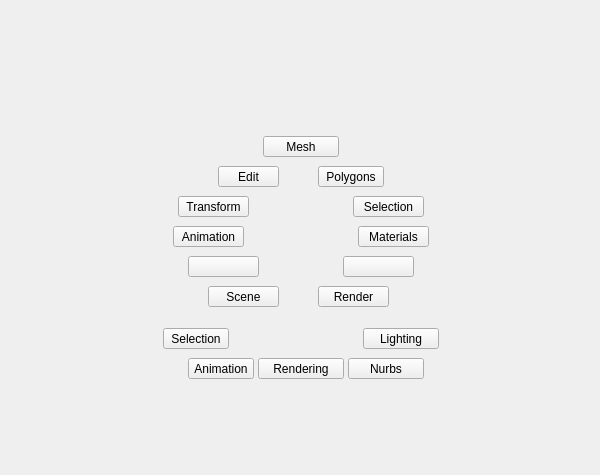
<?xml version="1.0" encoding="UTF-8"?>
<ui version="4.0">
 <class>QtUi</class>
 <widget class="QMainWindow" name="QtUi">
  <property name="enabled">
   <bool>true</bool>
  </property>
  <property name="geometry">
   <rect>
    <x>0</x>
    <y>0</y>
    <width>600</width>
    <height>475</height>
   </rect>
  </property>
  <property name="sizePolicy">
   <sizepolicy hsizetype="Ignored" vsizetype="Ignored">
    <horstretch>0</horstretch>
    <verstretch>0</verstretch>
   </sizepolicy>
  </property>
  <property name="minimumSize">
   <size>
    <width>600</width>
    <height>475</height>
   </size>
  </property>
  <property name="maximumSize">
   <size>
    <width>16777215</width>
    <height>16777215</height>
   </size>
  </property>
  <property name="toolButtonStyle">
   <enum>Qt::ToolButtonIconOnly</enum>
  </property>
  <property name="tabShape">
   <enum>QTabWidget::Triangular</enum>
  </property>
  <property name="dockNestingEnabled">
   <bool>true</bool>
  </property>
  <property name="dockOptions">
   <set>QMainWindow::AllowNestedDocks|QMainWindow::AllowTabbedDocks|QMainWindow::AnimatedDocks|QMainWindow::ForceTabbedDocks</set>
  </property>
  <widget class="QWidget" name="widget">
   <property name="sizePolicy">
    <sizepolicy hsizetype="Ignored" vsizetype="Ignored">
     <horstretch>0</horstretch>
     <verstretch>0</verstretch>
    </sizepolicy>
   </property>
   <layout class="QGridLayout" name="gridLayout">
    <item row="0" column="1">
     <widget class="QWidget" name="staticWindow" native="true">
      <layout class="QGridLayout" name="gridLayout_2">
       <property name="leftMargin">
        <number>0</number>
       </property>
       <property name="topMargin">
        <number>0</number>
       </property>
       <property name="rightMargin">
        <number>0</number>
       </property>
       <property name="bottomMargin">
        <number>0</number>
       </property>
       <property name="spacing">
        <number>0</number>
       </property>
       <item row="0" column="0">
        <layout class="QVBoxLayout" name="main_layout">
         <property name="spacing">
          <number>0</number>
         </property>
         <item>
          <spacer name="verticalSpacer_5">
           <property name="orientation">
            <enum>Qt::Vertical</enum>
           </property>
           <property name="sizeHint" stdset="0">
            <size>
             <width>20</width>
             <height>40</height>
            </size>
           </property>
          </spacer>
         </item>
         <item>
          <widget class="QWidget" name="widget_A" native="true">
           <property name="minimumSize">
            <size>
             <width>0</width>
             <height>150</height>
            </size>
           </property>
           <layout class="QVBoxLayout" name="verticalLayout_3">
            <property name="spacing">
             <number>0</number>
            </property>
            <property name="leftMargin">
             <number>0</number>
            </property>
            <property name="topMargin">
             <number>0</number>
            </property>
            <property name="rightMargin">
             <number>0</number>
            </property>
            <property name="bottomMargin">
             <number>0</number>
            </property>
            <item>
             <widget class="Region" name="region_A" native="true">
              <widget class="QPushButton" name="i001">
               <property name="geometry">
                <rect>
                 <x>105</x>
                 <y>120</y>
                 <width>76</width>
                 <height>21</height>
                </rect>
               </property>
               <property name="minimumSize">
                <size>
                 <width>0</width>
                 <height>21</height>
                </size>
               </property>
               <property name="maximumSize">
                <size>
                 <width>16777215</width>
                 <height>21</height>
                </size>
               </property>
               <property name="accessibleName">
                <string>mesh</string>
               </property>
               <property name="text">
                <string>Mesh</string>
               </property>
              </widget>
             </widget>
            </item>
           </layout>
          </widget>
         </item>
         <item>
          <widget class="QWidget" name="main" native="true">
           <property name="minimumSize">
            <size>
             <width>285</width>
             <height>142</height>
            </size>
           </property>
           <property name="maximumSize">
            <size>
             <width>999</width>
             <height>999</height>
            </size>
           </property>
           <widget class="QPushButton" name="i003">
            <property name="geometry">
             <rect>
              <x>50</x>
              <y>120</y>
              <width>71</width>
              <height>21</height>
             </rect>
            </property>
            <property name="minimumSize">
             <size>
              <width>0</width>
              <height>21</height>
             </size>
            </property>
            <property name="maximumSize">
             <size>
              <width>16777215</width>
              <height>21</height>
             </size>
            </property>
            <property name="accessibleName">
             <string>scene</string>
            </property>
            <property name="text">
             <string>Scene</string>
            </property>
           </widget>
           <widget class="QPushButton" name="i007">
            <property name="geometry">
             <rect>
              <x>60</x>
              <y>0</y>
              <width>61</width>
              <height>21</height>
             </rect>
            </property>
            <property name="minimumSize">
             <size>
              <width>0</width>
              <height>21</height>
             </size>
            </property>
            <property name="maximumSize">
             <size>
              <width>16777215</width>
              <height>21</height>
             </size>
            </property>
            <property name="accessibleName">
             <string>edit</string>
            </property>
            <property name="text">
             <string>Edit</string>
            </property>
           </widget>
           <widget class="QPushButton" name="i005">
            <property name="geometry">
             <rect>
              <x>160</x>
              <y>120</y>
              <width>71</width>
              <height>21</height>
             </rect>
            </property>
            <property name="minimumSize">
             <size>
              <width>0</width>
              <height>21</height>
             </size>
            </property>
            <property name="maximumSize">
             <size>
              <width>16777215</width>
              <height>21</height>
             </size>
            </property>
            <property name="accessibleName">
             <string>render</string>
            </property>
            <property name="text">
             <string>Render</string>
            </property>
           </widget>
           <widget class="QPushButton" name="i060">
            <property name="geometry">
             <rect>
              <x>20</x>
              <y>30</y>
              <width>71</width>
              <height>21</height>
             </rect>
            </property>
            <property name="minimumSize">
             <size>
              <width>0</width>
              <height>21</height>
             </size>
            </property>
            <property name="maximumSize">
             <size>
              <width>16777215</width>
              <height>21</height>
             </size>
            </property>
            <property name="accessibleName">
             <string>transform</string>
            </property>
            <property name="text">
             <string>Transform</string>
            </property>
           </widget>
           <widget class="QPushButton" name="i012">
            <property name="geometry">
             <rect>
              <x>200</x>
              <y>60</y>
              <width>71</width>
              <height>21</height>
             </rect>
            </property>
            <property name="minimumSize">
             <size>
              <width>0</width>
              <height>21</height>
             </size>
            </property>
            <property name="maximumSize">
             <size>
              <width>16777215</width>
              <height>21</height>
             </size>
            </property>
            <property name="accessibleName">
             <string>materials</string>
            </property>
            <property name="text">
             <string>Materials</string>
            </property>
           </widget>
           <widget class="QPushButton" name="i013">
            <property name="geometry">
             <rect>
              <x>15</x>
              <y>60</y>
              <width>71</width>
              <height>21</height>
             </rect>
            </property>
            <property name="minimumSize">
             <size>
              <width>0</width>
              <height>21</height>
             </size>
            </property>
            <property name="maximumSize">
             <size>
              <width>16777215</width>
              <height>21</height>
             </size>
            </property>
            <property name="accessibleName">
             <string>animation</string>
            </property>
            <property name="text">
             <string>Animation</string>
            </property>
           </widget>
           <widget class="QPushButton" name="i010">
            <property name="geometry">
             <rect>
              <x>160</x>
              <y>0</y>
              <width>66</width>
              <height>21</height>
             </rect>
            </property>
            <property name="minimumSize">
             <size>
              <width>0</width>
              <height>21</height>
             </size>
            </property>
            <property name="maximumSize">
             <size>
              <width>16777215</width>
              <height>21</height>
             </size>
            </property>
            <property name="accessibleName">
             <string>polygons</string>
            </property>
            <property name="text">
             <string>Polygons</string>
            </property>
           </widget>
           <widget class="QPushButton" name="i009">
            <property name="geometry">
             <rect>
              <x>195</x>
              <y>30</y>
              <width>71</width>
              <height>21</height>
             </rect>
            </property>
            <property name="minimumSize">
             <size>
              <width>0</width>
              <height>21</height>
             </size>
            </property>
            <property name="maximumSize">
             <size>
              <width>16777215</width>
              <height>21</height>
             </size>
            </property>
            <property name="accessibleName">
             <string>selection</string>
            </property>
            <property name="text">
             <string>Selection</string>
            </property>
           </widget>
           <widget class="QPushButton" name="i080">
            <property name="geometry">
             <rect>
              <x>185</x>
              <y>90</y>
              <width>71</width>
              <height>21</height>
             </rect>
            </property>
            <property name="minimumSize">
             <size>
              <width>0</width>
              <height>21</height>
             </size>
            </property>
            <property name="maximumSize">
             <size>
              <width>16777215</width>
              <height>21</height>
             </size>
            </property>
            <property name="text">
             <string/>
            </property>
           </widget>
           <widget class="QPushButton" name="i081">
            <property name="geometry">
             <rect>
              <x>30</x>
              <y>90</y>
              <width>71</width>
              <height>21</height>
             </rect>
            </property>
            <property name="minimumSize">
             <size>
              <width>0</width>
              <height>21</height>
             </size>
            </property>
            <property name="maximumSize">
             <size>
              <width>16777215</width>
              <height>21</height>
             </size>
            </property>
            <property name="text">
             <string/>
            </property>
           </widget>
          </widget>
         </item>
         <item>
          <widget class="QWidget" name="widget_B" native="true">
           <property name="minimumSize">
            <size>
             <width>0</width>
             <height>150</height>
            </size>
           </property>
           <layout class="QVBoxLayout" name="verticalLayout_4">
            <property name="spacing">
             <number>0</number>
            </property>
            <property name="leftMargin">
             <number>0</number>
            </property>
            <property name="topMargin">
             <number>0</number>
            </property>
            <property name="rightMargin">
             <number>0</number>
            </property>
            <property name="bottomMargin">
             <number>0</number>
            </property>
            <item>
             <widget class="Region" name="region_B" native="true">
              <widget class="QPushButton" name="i011">
               <property name="geometry">
                <rect>
                 <x>190</x>
                 <y>50</y>
                 <width>76</width>
                 <height>21</height>
                </rect>
               </property>
               <property name="minimumSize">
                <size>
                 <width>0</width>
                 <height>21</height>
                </size>
               </property>
               <property name="maximumSize">
                <size>
                 <width>16777215</width>
                 <height>21</height>
                </size>
               </property>
               <property name="accessibleName">
                <string>nurbs</string>
               </property>
               <property name="text">
                <string>Nurbs</string>
               </property>
              </widget>
              <widget class="QPushButton" name="i015">
               <property name="geometry">
                <rect>
                 <x>100</x>
                 <y>50</y>
                 <width>86</width>
                 <height>21</height>
                </rect>
               </property>
               <property name="minimumSize">
                <size>
                 <width>0</width>
                 <height>21</height>
                </size>
               </property>
               <property name="maximumSize">
                <size>
                 <width>16777215</width>
                 <height>21</height>
                </size>
               </property>
               <property name="accessibleName">
                <string>rendering</string>
               </property>
               <property name="text">
                <string>Rendering</string>
               </property>
              </widget>
              <widget class="QPushButton" name="i014">
               <property name="geometry">
                <rect>
                 <x>205</x>
                 <y>20</y>
                 <width>76</width>
                 <height>21</height>
                </rect>
               </property>
               <property name="minimumSize">
                <size>
                 <width>0</width>
                 <height>21</height>
                </size>
               </property>
               <property name="maximumSize">
                <size>
                 <width>16777215</width>
                 <height>21</height>
                </size>
               </property>
               <property name="accessibleName">
                <string>lighting</string>
               </property>
               <property name="text">
                <string>Lighting</string>
               </property>
              </widget>
              <widget class="QPushButton" name="i002">
               <property name="geometry">
                <rect>
                 <x>5</x>
                 <y>20</y>
                 <width>66</width>
                 <height>21</height>
                </rect>
               </property>
               <property name="minimumSize">
                <size>
                 <width>0</width>
                 <height>21</height>
                </size>
               </property>
               <property name="maximumSize">
                <size>
                 <width>16777215</width>
                 <height>21</height>
                </size>
               </property>
               <property name="accessibleName">
                <string>select</string>
               </property>
               <property name="text">
                <string>Selection</string>
               </property>
              </widget>
              <widget class="QPushButton" name="i006">
               <property name="geometry">
                <rect>
                 <x>30</x>
                 <y>50</y>
                 <width>66</width>
                 <height>21</height>
                </rect>
               </property>
               <property name="minimumSize">
                <size>
                 <width>0</width>
                 <height>21</height>
                </size>
               </property>
               <property name="maximumSize">
                <size>
                 <width>16777215</width>
                 <height>21</height>
                </size>
               </property>
               <property name="accessibleName">
                <string>key</string>
               </property>
               <property name="text">
                <string>Animation</string>
               </property>
              </widget>
             </widget>
            </item>
           </layout>
          </widget>
         </item>
         <item>
          <spacer name="verticalSpacer_6">
           <property name="orientation">
            <enum>Qt::Vertical</enum>
           </property>
           <property name="sizeHint" stdset="0">
            <size>
             <width>28</width>
             <height>40</height>
            </size>
           </property>
          </spacer>
         </item>
        </layout>
       </item>
      </layout>
     </widget>
    </item>
    <item row="0" column="0">
     <spacer name="horizontalSpacer">
      <property name="orientation">
       <enum>Qt::Horizontal</enum>
      </property>
      <property name="sizeHint" stdset="0">
       <size>
        <width>40</width>
        <height>20</height>
       </size>
      </property>
     </spacer>
    </item>
    <item row="0" column="2">
     <spacer name="horizontalSpacer_2">
      <property name="orientation">
       <enum>Qt::Horizontal</enum>
      </property>
      <property name="sizeHint" stdset="0">
       <size>
        <width>40</width>
        <height>20</height>
       </size>
      </property>
     </spacer>
    </item>
   </layout>
  </widget>
 </widget>
 <customwidgets>
  <customwidget>
   <class>Region</class>
   <extends>QWidget</extends>
   <header>widgets.region.h</header>
   <container>1</container>
  </customwidget>
 </customwidgets>
 <resources/>
 <connections/>
 <designerdata>
  <property name="gridDeltaX">
   <number>5</number>
  </property>
  <property name="gridDeltaY">
   <number>10</number>
  </property>
  <property name="gridSnapX">
   <bool>true</bool>
  </property>
  <property name="gridSnapY">
   <bool>true</bool>
  </property>
  <property name="gridVisible">
   <bool>true</bool>
  </property>
 </designerdata>
</ui>
